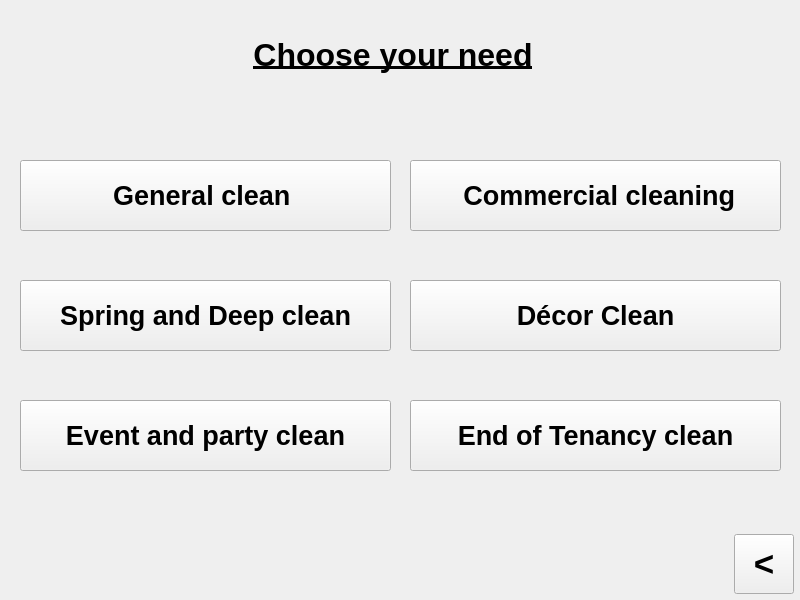
<?xml version="1.0" encoding="UTF-8"?>
<ui version="4.0">
 <class>MainWindow</class>
 <widget class="QMainWindow" name="MainWindow">
  <property name="geometry">
   <rect>
    <x>0</x>
    <y>0</y>
    <width>800</width>
    <height>600</height>
   </rect>
  </property>
  <property name="minimumSize">
   <size>
    <width>800</width>
    <height>600</height>
   </size>
  </property>
  <property name="maximumSize">
   <size>
    <width>800</width>
    <height>600</height>
   </size>
  </property>
  <property name="windowTitle">
   <string>SWEEP</string>
  </property>
  <property name="windowIcon">
   <iconset>
    <normaloff>logo.jpg</normaloff>logo.jpg</iconset>
  </property>
  <widget class="QWidget" name="centralwidget">
   <widget class="QLabel" name="label">
    <property name="geometry">
     <rect>
      <x>250</x>
      <y>0</y>
      <width>286</width>
      <height>111</height>
     </rect>
    </property>
    <property name="minimumSize">
     <size>
      <width>0</width>
      <height>111</height>
     </size>
    </property>
    <property name="maximumSize">
     <size>
      <width>16777215</width>
      <height>111</height>
     </size>
    </property>
    <property name="styleSheet">
     <string notr="true">color: black</string>
    </property>
    <property name="text">
     <string>&lt;html&gt;&lt;head/&gt;&lt;body&gt;&lt;p align=&quot;center&quot;&gt;&lt;span style=&quot; font-size:24pt; font-weight:600; text-decoration: underline;&quot;&gt;Choose your need&lt;/span&gt;&lt;/p&gt;&lt;/body&gt;&lt;/html&gt;</string>
    </property>
   </widget>
   <widget class="QPushButton" name="pushButton_back">
    <property name="geometry">
     <rect>
      <x>734</x>
      <y>534</y>
      <width>60</width>
      <height>60</height>
     </rect>
    </property>
    <property name="minimumSize">
     <size>
      <width>60</width>
      <height>60</height>
     </size>
    </property>
    <property name="maximumSize">
     <size>
      <width>60</width>
      <height>60</height>
     </size>
    </property>
    <property name="font">
     <font>
      <pointsize>26</pointsize>
      <weight>75</weight>
      <bold>true</bold>
     </font>
    </property>
    <property name="text">
     <string>&lt;</string>
    </property>
   </widget>
   <widget class="QPushButton" name="pushButton_partyclean">
    <property name="geometry">
     <rect>
      <x>20</x>
      <y>400</y>
      <width>371</width>
      <height>71</height>
     </rect>
    </property>
    <property name="font">
     <font>
      <pointsize>20</pointsize>
      <weight>75</weight>
      <bold>true</bold>
     </font>
    </property>
    <property name="text">
     <string>Event and party clean</string>
    </property>
   </widget>
   <widget class="QPushButton" name="pushButton_decclean">
    <property name="geometry">
     <rect>
      <x>410</x>
      <y>280</y>
      <width>371</width>
      <height>71</height>
     </rect>
    </property>
    <property name="font">
     <font>
      <pointsize>20</pointsize>
      <weight>75</weight>
      <bold>true</bold>
     </font>
    </property>
    <property name="text">
     <string>Décor Clean</string>
    </property>
   </widget>
   <widget class="QPushButton" name="pushButton_eotclean">
    <property name="geometry">
     <rect>
      <x>410</x>
      <y>400</y>
      <width>371</width>
      <height>71</height>
     </rect>
    </property>
    <property name="font">
     <font>
      <pointsize>20</pointsize>
      <weight>75</weight>
      <bold>true</bold>
     </font>
    </property>
    <property name="text">
     <string>End of Tenancy clean</string>
    </property>
   </widget>
   <widget class="QPushButton" name="pushButton_genclean">
    <property name="geometry">
     <rect>
      <x>20</x>
      <y>160</y>
      <width>371</width>
      <height>71</height>
     </rect>
    </property>
    <property name="font">
     <font>
      <pointsize>20</pointsize>
      <weight>75</weight>
      <bold>true</bold>
     </font>
    </property>
    <property name="text">
     <string>General clean </string>
    </property>
   </widget>
   <widget class="QPushButton" name="pushButton_sprclean">
    <property name="geometry">
     <rect>
      <x>20</x>
      <y>280</y>
      <width>371</width>
      <height>71</height>
     </rect>
    </property>
    <property name="font">
     <font>
      <pointsize>20</pointsize>
      <weight>75</weight>
      <bold>true</bold>
     </font>
    </property>
    <property name="text">
     <string>Spring and Deep clean</string>
    </property>
   </widget>
   <widget class="QPushButton" name="pushButton_commclean">
    <property name="geometry">
     <rect>
      <x>410</x>
      <y>160</y>
      <width>371</width>
      <height>71</height>
     </rect>
    </property>
    <property name="font">
     <font>
      <pointsize>20</pointsize>
      <weight>75</weight>
      <bold>true</bold>
     </font>
    </property>
    <property name="text">
     <string> Commercial cleaning</string>
    </property>
   </widget>
   <widget class="QLabel" name="label_2">
    <property name="geometry">
     <rect>
      <x>0</x>
      <y>0</y>
      <width>800</width>
      <height>600</height>
     </rect>
    </property>
    <property name="text">
     <string/>
    </property>
    <property name="pixmap">
     <pixmap>IMG_0536.jpeg</pixmap>
    </property>
    <property name="scaledContents">
     <bool>true</bool>
    </property>
   </widget>
   <zorder>label_2</zorder>
   <zorder>label</zorder>
   <zorder>pushButton_back</zorder>
   <zorder>pushButton_partyclean</zorder>
   <zorder>pushButton_decclean</zorder>
   <zorder>pushButton_eotclean</zorder>
   <zorder>pushButton_genclean</zorder>
   <zorder>pushButton_sprclean</zorder>
   <zorder>pushButton_commclean</zorder>
  </widget>
 </widget>
 <tabstops>
  <tabstop>pushButton_back</tabstop>
 </tabstops>
 <resources/>
 <connections/>
</ui>
